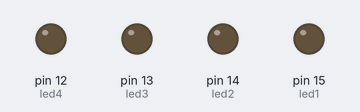
Bench run of a program on a simulated MicroPython board. Shown: output pins drawn as LEDs (lit = HIGH).

Above: at 0.1 s.
At 5.1 s:
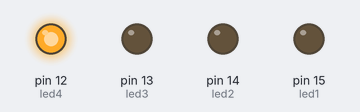
At 10.1 s:
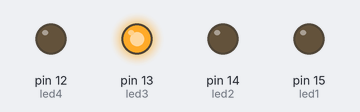
At 15.1 s:
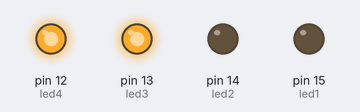
At 25.1 s:
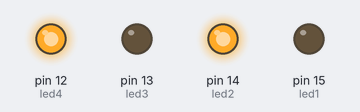
At 35.1 s:
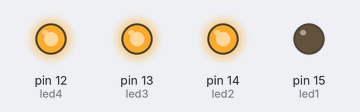
Timing chart, 0 to 36.6 s (numbered marks = the images above):
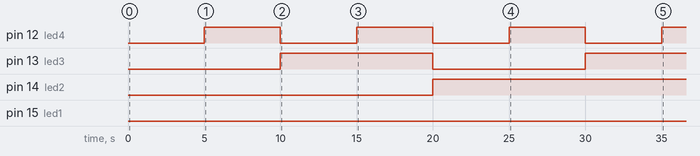

The program:

led_binary.py
```python
from machine import Pin
from time import sleep

led1 = Pin(15,Pin.OUT)
led2 = Pin(14,Pin.OUT)
led3 = Pin(13,Pin.OUT)
led4 = Pin(12,Pin.OUT)

#led.value(1)

dela = 5


while True:

    led1.value(0)
    led2.value(0)
    led3.value(0)
    led4.value(0)
    sleep(dela)

    led1.value(0)
    led2.value(0)
    led3.value(0)
    led4.value(1)
    sleep(dela)

    led1.value(0)
    led2.value(0)
    led3.value(1)
    led4.value(0)
    sleep(dela)

    led1.value(0)
    led2.value(0)
    led3.value(1)
    led4.value(1)
    sleep(dela)

    led1.value(0)
    led2.value(1)
    led3.value(0)
    led4.value(0)
    sleep(dela)

    led1.value(0)
    led2.value(1)
    led3.value(0)
    led4.value(1)
    sleep(dela)

    led1.value(0)
    led2.value(1)
    led3.value(1)
    led4.value(0)
    sleep(dela)

    led1.value(0)
    led2.value(1)
    led3.value(1)
    led4.value(1)
    sleep(dela)

    led1.value(1)
    led2.value(0)
    led3.value(0)
    led4.value(0)
    sleep(dela)

    led1.value(1)
    led2.value(0)
    led3.value(0)
    led4.value(1)
    sleep(dela)

    led1.value(1)
    led2.value(0)
    led3.value(1)
    led4.value(0)
    sleep(dela)

    led1.value(1)
    led2.value(0)
    led3.value(1)
    led4.value(1)
    sleep(dela)

    led1.value(1)
    led2.value(1)
    led3.value(0)
    led4.value(0)
    sleep(dela)

    led1.value(1)
    led2.value(1)
    led3.value(0)
    led4.value(1)
    sleep(dela)

    led1.value(1)
    led2.value(1)
    led3.value(1)
    led4.value(0)
    sleep(dela)

    led1.value(1)
    led2.value(1)
    led3.value(1)
    led4.value(1)
    sleep(dela)
```

Measured:
- by itself, pin 12 (led4): alternates HIGH for 5.0 s and LOW for 5.0 s
- by itself, pin 13 (led3): LOW → HIGH at 10.0 s, → LOW 10.0 s later, → HIGH 10.0 s later
- by itself, pin 14 (led2): LOW → HIGH at 20.0 s
